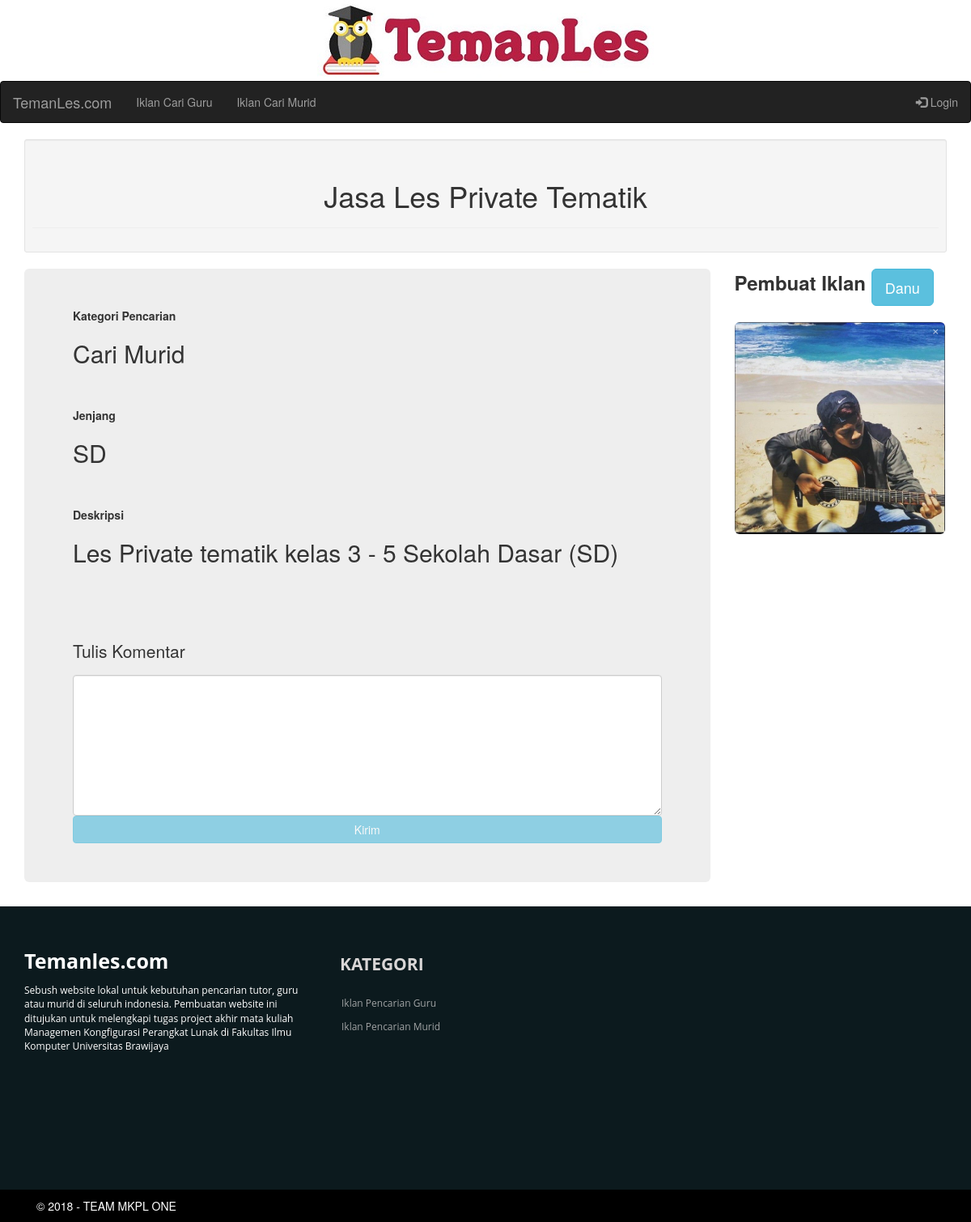
Page /iklan/Murid/22 on the committed database.
### tables this page shows
CREATE TABLE `iklan` (
  `id_iklan` int(4) NOT NULL,
  `id_pembuatIklan` int(4) NOT NULL,
  `judul` varchar(30) NOT NULL,
  `slug` varchar(200) NOT NULL,
  `statusPencarian` varchar(15) NOT NULL,
  `jenjang` varchar(50) NOT NULL,
  `deskripsi` varchar(300) NOT NULL
);

CREATE TABLE `member` (
  `id` int(4) NOT NULL,
  `nama` varchar(30) NOT NULL,
  `email` varchar(30) NOT NULL,
  `password` varchar(50) NOT NULL,
  `alamat` varchar(50) NOT NULL,
  `noTelp` varchar(15) NOT NULL,
  `deskripsi` varchar(300) NOT NULL,
  `foto` varchar(50) NOT NULL
);

### application/controllers/ControllerIklan.php (called while the page is built, shortened)
<?php
class ControllerIklan extends CI_Controller {
	public function __construct(){
    $this->load->model('iklan');
    $this->load->model('komentar');
    $this->load->model('member');
		$this->load->model('pesan');
    $this->load->helper('url_helper');
    $this->load->helper('date');
		$this->load->helper(array('form', 'url'));
		$this->load->library('form_validation');
  }
  public function tampilIklan($statusPencarian, $id_iklan){
    $data['iklan'] = $this->iklan->daftarIklan($id_iklan, $statusPencarian);
    $data['komentar'] = $this->tampilKomentar($id_iklan);
		$data['member'] = $this->member->getData(FALSE, $data['iklan']['id_pembuatIklan']);
    $this->load->view('header');
    $this->load->view('iklan/detilIklan', $data);
    $this->load->view('footer');
  }
  public function tampilKomentar($id_iklan){
    $data['komentar'] = $this->komentar->getKomentar($id_iklan);
    return $data['komentar'];
  }
}

### index.php (called while the page is built, shortened)
<?php
require_once BASEPATH.'core/CodeIgniter.php';

### application/models/Iklan.php (called while the page is built, shortened)
<?php
class Iklan extends CI_Model{
  public function daftarIklan($id = FALSE, $statusPencarian = FALSE){
    if($statusPencarian === FALSE && $id !== FALSE){
      $query = $this->db->get_where('iklan', array('id_pembuatIklan' => $id));
      return $query->result_array();
    }else if($id !== FALSE && $statusPencarian !== FALSE){
      $query = $this->db->get_where('iklan', array('id_iklan' => $id));
      return $query->row_array();
    }else if($id === FALSE && $statusPencarian === FALSE){
      $this->db->select("iklan.*,member.nama, member.id");
      $this->db->from('iklan');
      $this->db->join('member', 'iklan.id_pembuatIklan = member.id');
      $query = $this->db->get();
      return $query->result_array();
    }
  }
}

### application/models/Member.php (called while the page is built, shortened)
<?php
class Member extends CI_Model{
  public function getData($username = FALSE, $id = FALSE){
    if($id === FALSE){
      $query = $this->db->get_where('member', array('nama'=>$username));
      return $query->row();
    }else if($username === FALSE){
      $query = $this->db->get_where('member', array('id'=>$id));
      return $query->row_array();
    }
  }
}

### application/views/iklan/detilIklan.php (the view, shortened to what this page needs)
<div class="container">
<div class='well well-sm'><div class='page-header'><h1><center><?php echo $iklan['judul']; ?></center></h1></div></div>
<div class='row'>
<div class='col-md-9'>
<div class='jumbotron'>
<strong>Kategori Pencarian</strong>
<h2>Cari <?php echo $iklan['statusPencarian'] ?></h2><br/><br/>
<strong>Jenjang</strong>
<h2><?php echo $iklan['jenjang'] ?></h2><br/><br/>
<strong>Deskripsi</strong>
<h2><?php echo $iklan['deskripsi'] ?></h2><br/><br/><br/><br/>
<?php echo form_open('controllerIklan/buatKomentar'); ?>
  <p>Tulis Komentar</p>
  <textarea class="form-control" name="komentar" rows="8" cols="80"></textarea>
  <?php
  if($this->session->userdata('status') != "login" || $this->session->userdata('nama') == "ADMIN"){
    echo "<input class='btn btn-info' type='submit' name='submit' value='Kirim' style='width: 100%;' disabled>";
  }else{
    echo "<input class='btn btn-info' type='submit' name='submit' value='Kirim' style='width: 100%;'>";
  }
   ?>
<?php echo form_close();
?>
</div>
</div>
<div class='col-md-3'>
  <font size='5'><strong>Pembuat Iklan </strong></font><a href='<?php echo site_url('profil/'.$member['id']); ?>' class='btn btn-info btn-lg'><?php echo $member['nama']; ?></a><br/><br/>
  <img class='img-rounded' src='<?php echo base_url().$member['foto']; ?>' style='height:200; width:260px'><br/><br/>
</div>
</div>
</div>

### rows in the picture
iklan: judul "Jasa Les Private Tematik", statusPencarian "Murid", jenjang "SD", deskripsi "Les Private tematik kelas 3 - 5 Sekolah Dasar (SD)"
member: nama "Danu", foto (picture)
